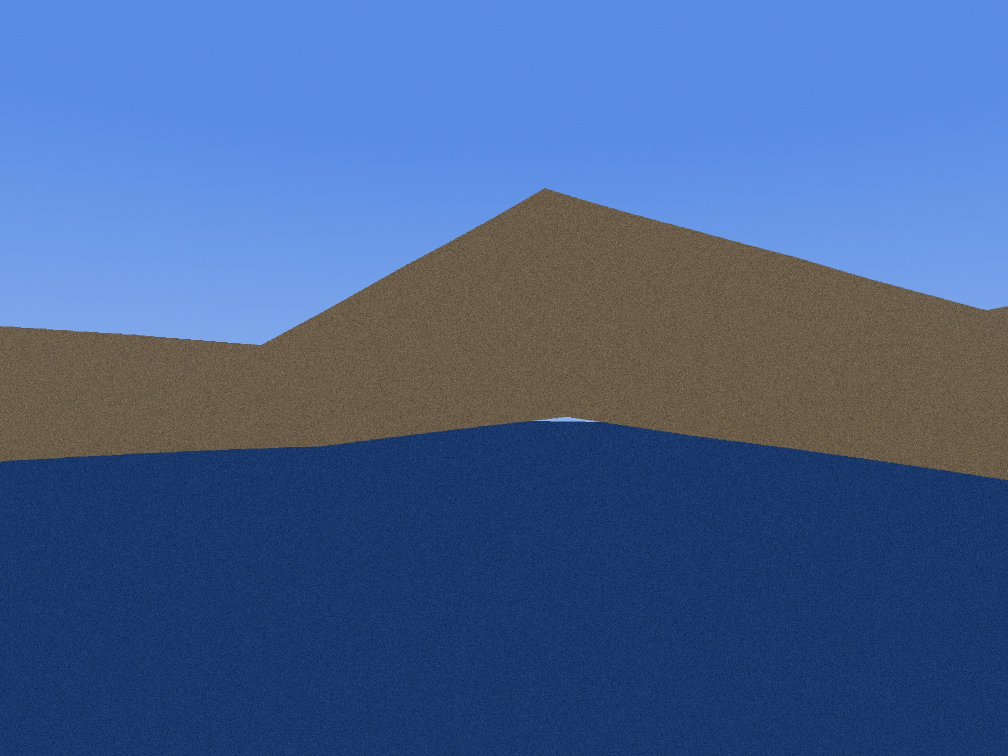
#> input picture experiments/out/synth/bafa.jpg, 2016 x 1512 px, given in place of Copernicus_DSM_COG_10_N36_00_E026_00_DEM.tif, which was not available (shown at 1/2 size)
$ python e4o_glo30.py
#> lines starting #> are read from the running program, lines starting #| are printed output that depends on the picture
#!/usr/bin/env python3
"""E4o: Copernicus GLO-30 as an independent DEM family.

Everything so far synthesizes and solves against the same SRTM tiles,
so DEM systematics cancel. Real deployment does not get that favor:
the world is the "rendering DEM" and whatever the instrument carries is
the solving DEM. This measures the cross-family error two ways:

  1. skyline-to-skyline: the same viewpoints marched over SRTM3 and
     over GLO-30 (Copernicus DSM, TanDEM-X era) -> the per-azimuth
     elevation-angle discrepancy, i.e. a MEASURED sigma_DEM for the
     --sigma-dem weighting and the beta window (previously guessed at
     1.5 mrad).
  2. cross-DEM solves: the E4c composites (SRTM-rendered world) solved
     with --dem pointed at GLO-30 -> position error against the
     same-DEM baseline.

GLO-30 tiles are fetched from the AWS open-data bucket and converted to
SRTM3-shaped .hgt (1201x1201 3" big-endian) under
~/.horizonator/DEMs_GLO30. Writes out/e4o_results.json.
"""

import os
import sys
import json
import subprocess
import urllib.request
sys.path.insert(0, os.path.dirname(os.path.abspath(__file__)))

import numpy as np
from PIL import Image
import skyline as S

HERE = os.path.dirname(os.path.abspath(__file__))
OUT = os.path.join(HERE, 'out')
DIR3 = os.environ.get('HORIZONATOR_DEMS',
                      os.path.expanduser('~/.horizonator/DEMs_SRTM3'))
DIRG = os.path.expanduser('~/.horizonator/DEMs_GLO30')
AZ = np.arange(-180.0, 180.0, 0.1) + 0.05

SITES = [  # E4c sea cases + spread coastal viewpoints, z a few meters
    ('strait1', 36.9500, 27.2500, 5.0),
    ('strait2', 36.9622, 27.2384, 5.0),
    ('offshore', 36.6050, 26.8590, 5.0),
    ('gulf_e', 36.9800, 27.4500, 5.0),
    ('kos_s', 36.8300, 27.1500, 5.0),
    ('open_w', 36.7000, 26.9500, 5.0),
]


def fetch_glo30(lat_lo=36, lat_hi=37, lon_lo=26, lon_hi=27):
#> called with lat_lo = 36, lat_hi = 37, lon_lo = 26, lon_hi = 27
    os.makedirs(DIRG, exist_ok=True)
    for la in range(lat_lo, lat_hi + 1):
        for lo in range(lon_lo, lon_hi + 1):
            name = f'N{la:02d}E{lo:03d}'
            dst = os.path.join(DIRG, name + '.hgt')
            if os.path.exists(dst):
                continue
            url = ('https://copernicus-dem-30m.s3.amazonaws.com/'
                   f'Copernicus_DSM_COG_10_N{la:02d}_00_E{lo:03d}_00_DEM/'
                   f'Copernicus_DSM_COG_10_N{la:02d}_00_E{lo:03d}_00_DEM.tif')
            tmp = dst + '.tif'
            print('fetching', name, flush=True)
            urllib.request.urlretrieve(url, tmp)
            a = np.asarray(Image.open(tmp), dtype=np.float32)  # 3600^2, 1"
            d = a[::3, ::3]                                    # 1200^2, 3"
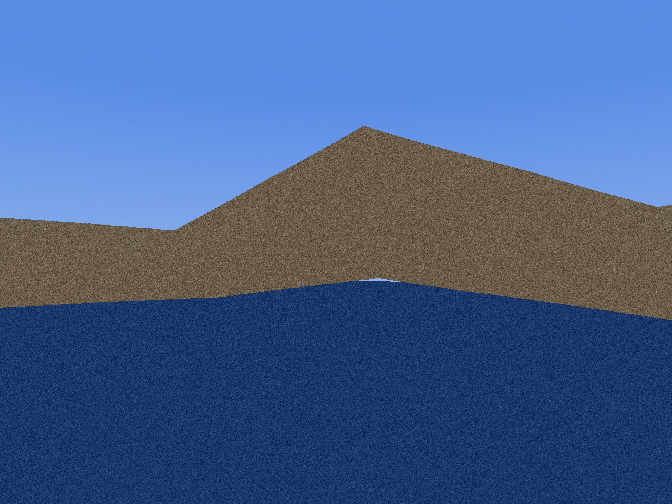
#> d: shape (504, 672, 3) float32; mean R, G, B 69.8, 96.8, 144.9
            h = np.zeros((1201, 1201), dtype=np.float32)
#> (the run stopped early here; a loop or call above may not have finished)

$ run again, on experiments/out/synth/strait2.jpg
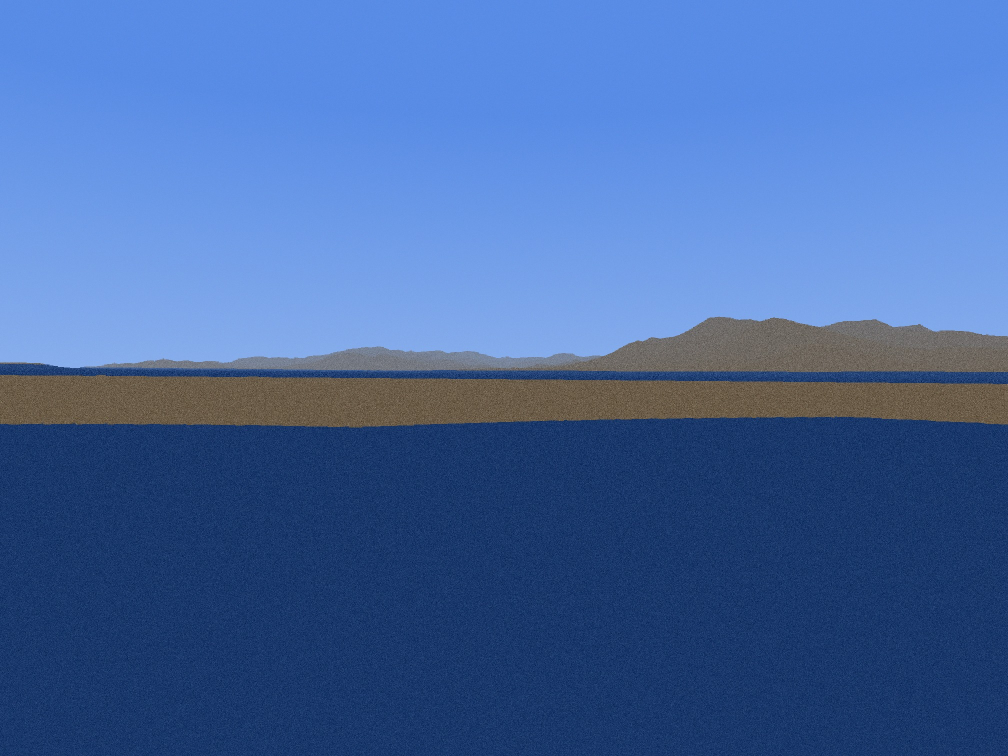
#> input picture experiments/out/synth/strait2.jpg, 2016 x 1512 px, given in place of Copernicus_DSM_COG_10_N36_00_E026_00_DEM.tif, which was not available (shown at 1/2 size)
#> in fetch_glo30, `d = a[::3, ::3]                                    # 1200^2, 3"`:
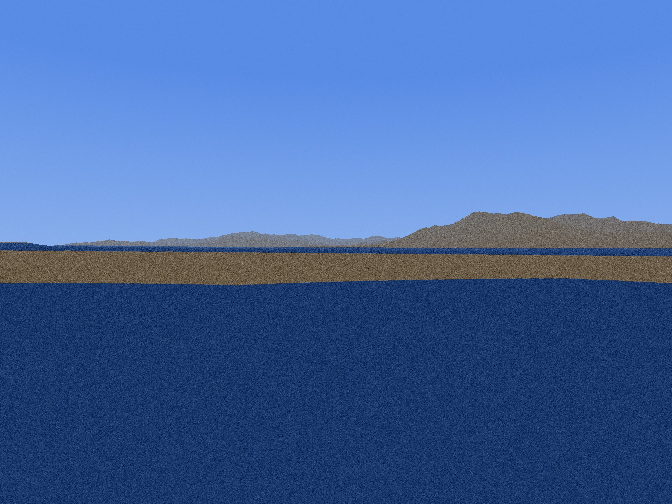
#> d: shape (504, 672, 3) float32; mean R, G, B 68.9, 103.1, 162.1

$ run again, on experiments/out/synth/strait3.jpg
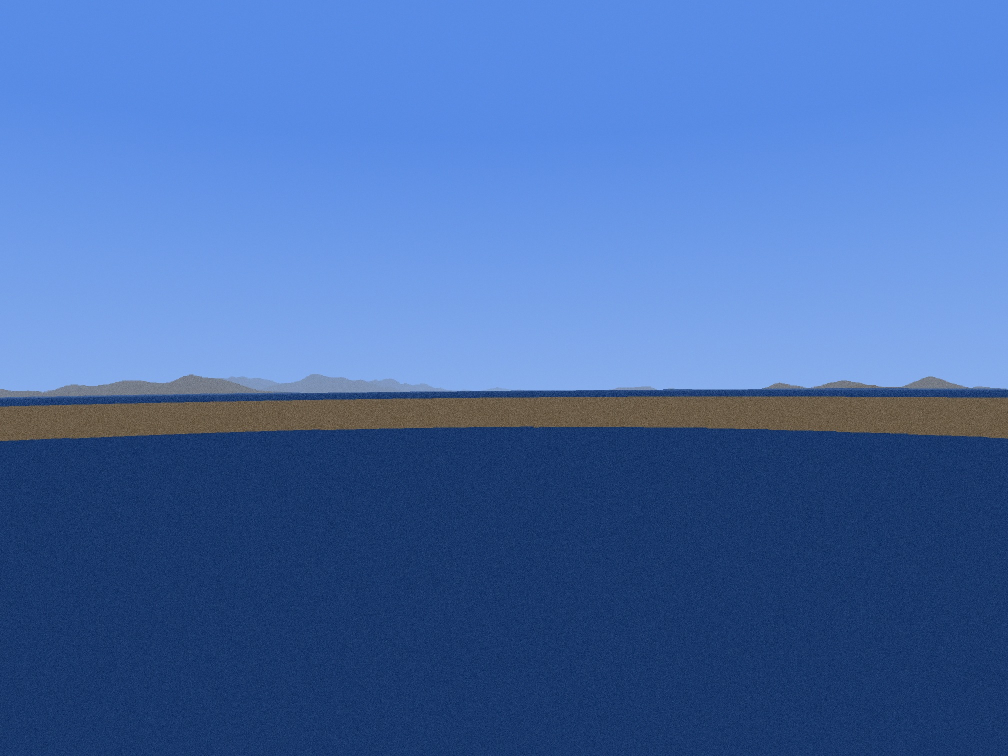
#> input picture experiments/out/synth/strait3.jpg, 2016 x 1512 px, given in place of Copernicus_DSM_COG_10_N36_00_E026_00_DEM.tif, which was not available (shown at 1/2 size)
#> in fetch_glo30, `d = a[::3, ::3]                                    # 1200^2, 3"`:
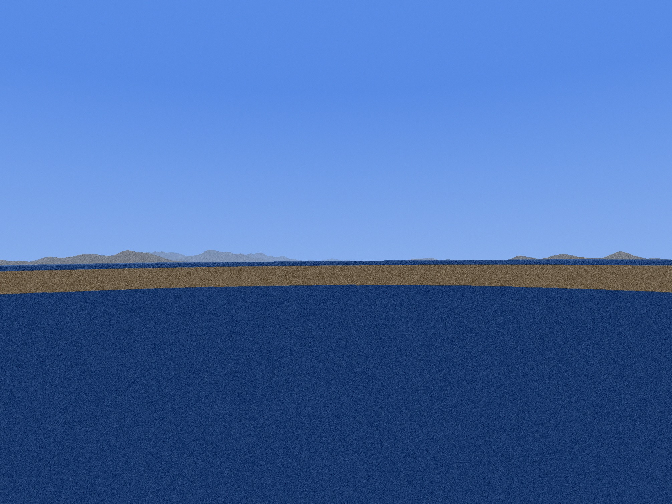
#> d: shape (504, 672, 3) float32; mean R, G, B 70.1, 106.5, 169.4
